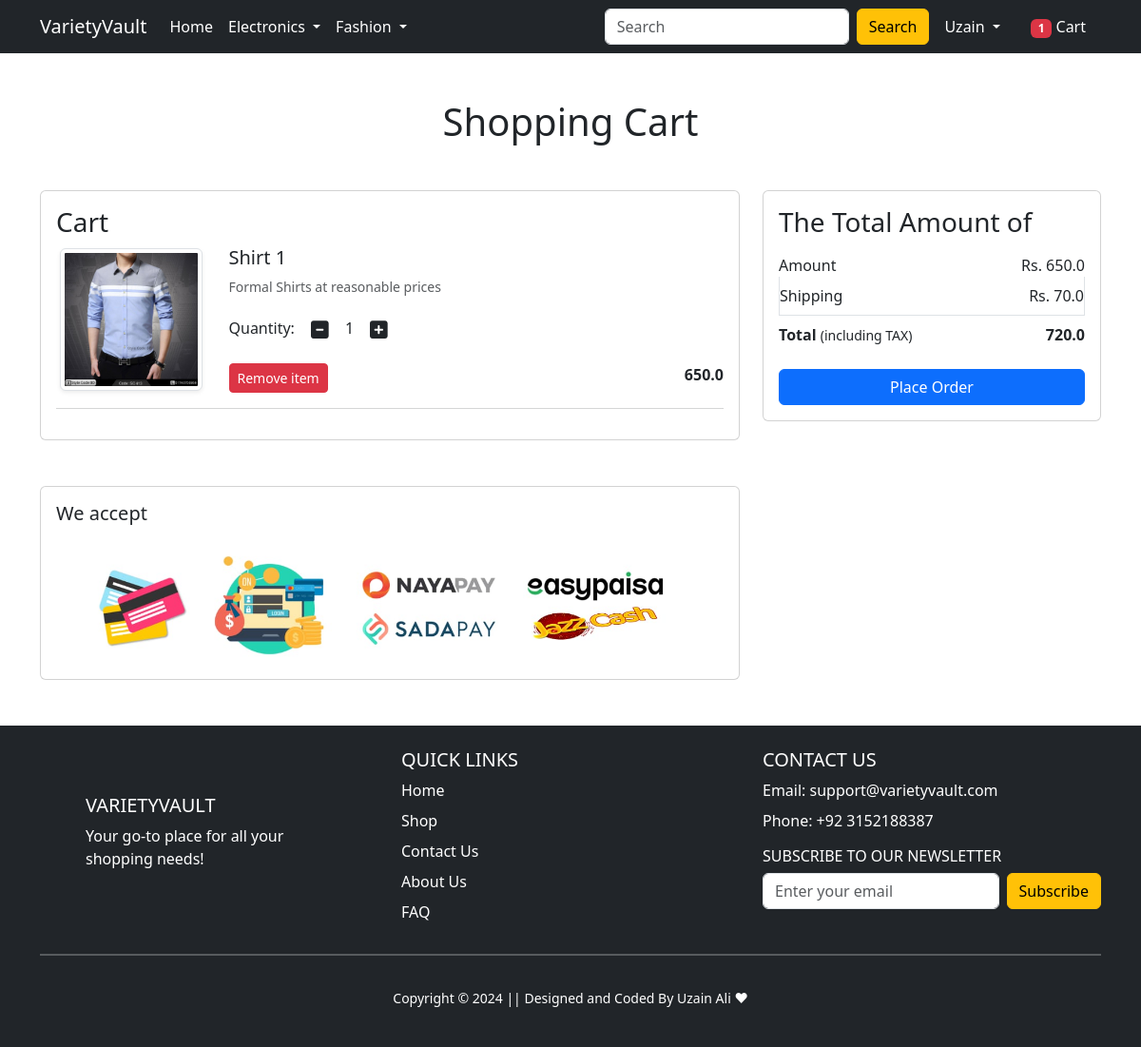
The app's page /cart/ (signed in) with its own data.
### app/models.py (models this page shows, shortened)
class Cart(models.Model):
    user = models.ForeignKey(User, on_delete=models.CASCADE)
    product = models.ForeignKey(Product, on_delete=models.CASCADE)
    quantity = models.PositiveIntegerField(default=1)
    class Meta:
        db_table = 'cart'

class Product(models.Model):
    title = models.CharField(max_length=100)
    selling_price = models.FloatField()
    discounted_price = models.FloatField()
    description = models.TextField()
    brand = models.CharField(max_length=100)
    category = models.CharField(choices=CATEGORY_CHOICES,max_length=100)
    product_image = models.ImageField(upload_to='productimg')
    class Meta:
        db_table = "product"

### app/views.py (the view)
# urls.py: path('cart/', views.showCart, name='show-cart'),
@login_required
def showCart(request):
  if request.user.is_authenticated:
    user = request.user
    totalitem = 0
    cart = Cart.objects.filter(user=user)
    amount = 0.0
    shipping_amount = 70.0
    total_amount = 0
    if request.user.is_authenticated:
      totalitem = len(Cart.objects.filter(user=request.user))
    cart_product = [p for p in Cart.objects.all() if p.user == user]
    if cart_product:
      for p in cart_product:
        tempamount = (p.quantity * p.product.discounted_price)
        amount += tempamount
        totalamount = amount + shipping_amount
      return render(request, 'app/addtocart.html', {'cart':cart, 'totalamount':totalamount, 'amount':amount,'shipping_amount':shipping_amount,"totalitem":totalitem})
    else:
      return render(request, 'app/emptycart.html')

### app/templates/app/addtocart.html (shortened to what this page needs)
{% extends 'app/base.html' %}
{% load static %}
{% block main-content %}
<div class="container my-5">
 <div class="row">
  <h1 class="text-center mb-5">Shopping Cart</h1>
  <div class="col-sm-8">
  <div class="card">
   <div class="card-body">
    <h3>Cart</h3>
    {% for cart in cart %}
    <div class="row">
     <div class="col-sm-3 text-center align-self-center"><img src="{{cart.product.product_image.url}}" alt="" srcset="" class="img-fluid img-thumbnail shadow-sm" height="150" width="150"> </div>
     <div class="col-sm-9">
      <div>
       <h5>{{cart.product.title}}</h5>
       <p class="mb-2 text-muted small">{{cart.product.description}}</p>
       <div class="my-3">
        <label for="quantity">Quantity:</label>
        <a class="minus-cart btn" pid="{{cart.product.id}}"><i class="fas fa-minus-square fa-lg"></i></a>
          <span id="quantity">{{cart.quantity}}</span>
        <a class="plus-cart btn" pid="{{cart.product.id}}"><i class="fas fa-plus-square fa-lg"></i></a>
       </div>
       <div class="d-flex justify-content-between">
        <a href="" class="btn remove-cart btn-sm btn-danger mr-3" pid="{{cart.product.id}}">Remove item </a>
        <p class="mb-0"><span><strong>{{cart.product.discounted_price}}</strong></span></p>
       </div>
      </div>
     </div>
    </div>
    <hr class="text-muted">
    {% endfor %}
   </div>
   </div>
  </div>
  <div class="col-sm-4">
   <div class="card">
    <div class="card-body">
      <h3>The Total Amount of</h3>
      <ul class="list-group">
       <li class="list-group-item d-flex justify-content-between align-items-center border-0 px-0 pb-0">Amount<span>Rs. <span id="amount">{{amount}}</span></span></li>
       <li class="list-group-item d-flex justify-content-between align-items-center px-0">Shipping<span>Rs. {{shipping_amount}}</span></li>
       <li class="list-group-item d-flex justify-content-between align-items-center border-0 px-0 mb-3">
        <div>
           <strong>Total</strong> <small>(including TAX)</small>
         </div>
         <span><strong><strong id="totalamount">{{totalamount}}</strong></strong></span>
       </li>
      </ul>
      <div class="d-grid"><a href="{% url 'checkout' %}" class="btn btn-primary">Place Order</a></div>
    </div>
   </div>
  </div>
 </div>
</div>
<div class="container">
 <div class="row">
  <div class="col-sm-8">
   <div class="card">
    <div class="card-body">
      <h5 class="mb-4">We accept</h5>
      <img src="{% static 'app/images/payment1.png' %}" alt="" class="img-fluid">
    </div>
  </div>
  </div>
 </div>
</div>
{% endblock main-content %}

### app/templates/app/base.html (shortened to what this page needs)
<!doctype html>
{% load static %}
<html lang="en">
  <head>
    <link href="https://cdn.jsdelivr.net/npm/bootstrap@5.3.3/dist/css/bootstrap.min.css" rel="stylesheet">
    <link rel="stylesheet" href="{% static 'app/css/owl.carousel.min.css' %}">
    <link rel="stylesheet" href="{% static 'app/css/all.min.css' %}">
    <link rel="stylesheet" href="{% static 'app/css/style.css' %}">
  </head>
  <body>
    <nav class="navbar navbar-expand-lg navbar-dark bg-dark">
     <div class="container">
       <a class="navbar-brand" href="/">VarietyVault</a>
       <div class="collapse navbar-collapse" id="navbarSupportedContent">
         <ul class="navbar-nav me-auto mb-2 mb-lg-0">
           <li class="nav-item">
             <a class="nav-link active" aria-current="page" href="/">Home</a>
           </li>
           <li class="nav-item dropdown">
             <a class="nav-link dropdown-toggle text-white" href="#" id="electronicsDropdown" role="button" data-bs-toggle="dropdown" aria-expanded="false">
               Electronics
             </a>
           </li>
           <li class="nav-item dropdown">
             <a class="nav-link dropdown-toggle text-white" href="#" id="fashionDropdown" role="button" data-bs-toggle="dropdown" aria-expanded="false">
               Fashion
             </a>
           </li>
         </ul>
         <form class="d-flex">
           <input class="form-control me-2" type="search" placeholder="Search" aria-label="Search">
           <button class="btn btn-warning" type="submit">Search</button>
         </form>
         <div>
          <ul class="navbar-nav me-auto mb-2 mb-lg-0">
            {% if request.user.is_authenticated %}
           <li class="nav-item dropdown mx-2">
              <a class="nav-link dropdown-toggle text-white" href="#" id="profileDropdown" role="button" data-bs-toggle="dropdown" aria-expanded="false">
                {{request.user.username|capfirst}}
              </a>
            </li>
            <li class="nav-item mx-2">
             <a href="{% url 'show-cart' %}" class="nav-link text-white"><span class="badge bg-danger">{{totalitem}}</span> Cart </a>
            </li>
            {% endif %}
          </ul>
         </div>
       </div>
     </div>
    </nav>
    {% block main-content %} {% endblock main-content %}
<footer class="container-fluid bg-dark text-white h-100 mt-5" style="min-height: 200px;">
  <div class="container py-4">
    <div class="d-grid gap-4" style="grid-template-columns: repeat(auto-fit, minmax(200px, 1fr));">
      <div class="m-5">
        <h5 class="text-uppercase">VarietyVault</h5>
        <p>Your go-to place for all your shopping needs!</p>
      </div>
      <div>
        <h5 class="text-uppercase">Quick Links</h5>
        <ul class="list-unstyled">
          <li class="mb-2"><a href="" class="text-white text-decoration-none">Home</a></li>
          <li class="mb-2"><a href="" class="text-white text-decoration-none">Shop</a></li>
          <li class="mb-2"><a href="" class="text-white text-decoration-none">Contact Us</a></li>
          <li class="mb-2"><a href="" class="text-white text-decoration-none">About Us</a></li>
          <li class="mb-2"><a href="" class="text-white text-decoration-none">FAQ</a></li>
        </ul>
      </div>
      <div>
        <h5 class="text-uppercase">Contact Us</h5>
        <ul class="list-unstyled">
          <li class="mb-2">Email: support@varietyvault.com</li>
          <li class="mb-2">Phone: +92 3152188387</li>
        </ul>
        <h6 class="text-uppercase">Subscribe to our Newsletter</h6>
        <form class="d-flex" action="#" method="post">
          <input type="email" class="form-control me-2" placeholder="Enter your email" required>
          <button type="submit" class="btn btn-warning">Subscribe</button>
        </form>
      </div>
    </div>
    <hr class="border border-light">
    <div class="row mt-3">
      <div class="col-12 text-center py-3">
        <small>Copyright &copy; 2024 || Designed and Coded By Uzain Ali &#10084;</small>
      </div>
    </div>
  </div>
</footer>
  </body>
</html>

### records on screen
Cart: product.product_image (picture), product "Shirt 1", product.description "Formal Shirts at reasonable prices", quantity "1", product.discounted_price "650.0"

### other values on screen
{{ request.user.username|capfirst }} "Uzain"
{{ totalitem }} "1"
{{ amount }} "650.0"
{{ shipping_amount }} "70.0"
{{ totalamount }} "720.0"
